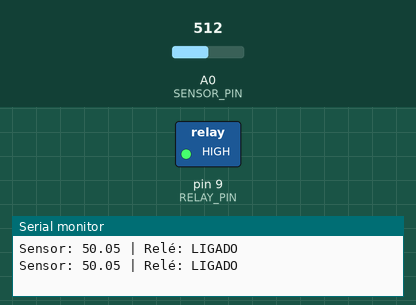
Recording of a sketch running on a simulated Arduino Uno, built for the host (arithmetic inside an expression is 32-bit, double 64-bit). Parts: switched loads named in the sketch (green lamp = pin HIGH), the last lines printed to the serial monitor. Inputs (shaded band) come from the test bench; at power-on: A0 (SENSOR_PIN) = 512. EEPROM starts erased.

Above: at 1.8 s.
1.9 s: A0 (SENSOR_PIN) set to 500
At 2.4 s:
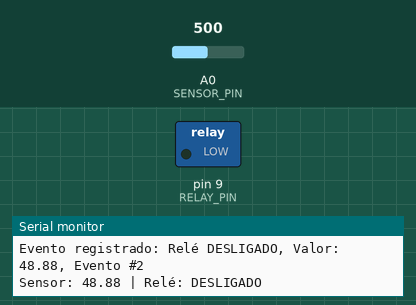
3.6 s: A0 (SENSOR_PIN) set to 716
At 5.0 s:
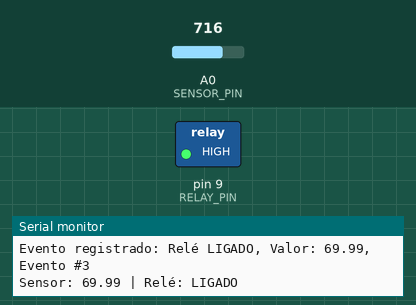
5.6 s: A0 (SENSOR_PIN) set to 511
At 6.7 s:
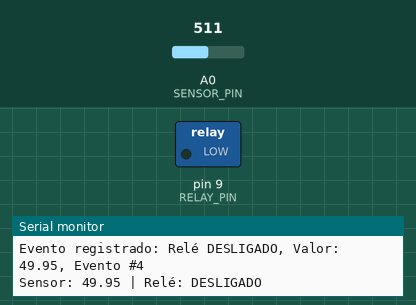
Timing chart, 0 to 8.6 s (numbered marks = the images above; inputs shaded):
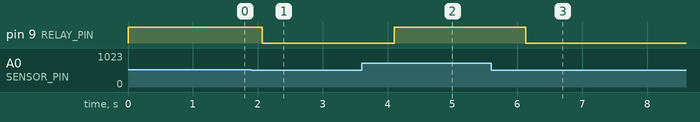

Measured:
- the behaviour switches between 512 and 511 on A0 (SENSOR_PIN) (found by bisection; images 0 and 1)
- after the input at 1.9 s, pin 9 (RELAY_PIN): HIGH → LOW after 0.17 s
- after the input at 3.6 s, pin 9 (RELAY_PIN): LOW → HIGH after 0.50 s
- after the input at 5.6 s, pin 9 (RELAY_PIN): HIGH → LOW after 0.53 s

The sketch:

T1_2_Registro_Eventos.ino
```cpp
// T1_2_Registro_Eventos.ino
// Função: Controle e Monitoramento
// Artifact ID: 06b2a889-babf-4272-a08e-406699ef7094
// Versão: v1.0.1
// Data: 2025-04-20
// Iteração: 34
// Requisitos: RC3.2 (Registro de Eventos)
// Descrição: Registra eventos (ex.: relé ligado/desligado) na EEPROM com base em sensor analógico, exibindo no Serial Monitor.
// Diretório: docs/V1.01/codes/Controle_e_Monitoramento/T1_2

#include <EEPROM.h>

#define SENSOR_PIN A0 // Pino analógico para simular sensor
#define RELAY_PIN 9 // Pino do relé
#define EEPROM_ADDRESS 0 // Endereço inicial na EEPROM
float threshold = 50.0; // Limite para evento
int eventCount = 0;
bool lastRelayState = false;

void setup() {
  Serial.begin(9600);
  while (!Serial) {
    ;
  }
  Serial.println("Teste T1.2 - Registro Eventos Iniciado");

  pinMode(RELAY_PIN, OUTPUT);
  digitalWrite(RELAY_PIN, LOW); // Relé inicialmente desligado
  EEPROM.begin(512); // Inicializa EEPROM com 512 bytes

  // Ler número de eventos salvos
  EEPROM.get(EEPROM_ADDRESS, eventCount);
  if (eventCount < 0 || eventCount > 50) eventCount = 0;
}

void loop() {
  int sensorValue = analogRead(SENSOR_PIN);
  float scaledValue = sensorValue * (100.0 / 1023.0); // Escala 0-100
  bool relayState = (scaledValue > threshold);
  digitalWrite(RELAY_PIN, relayState ? HIGH : LOW);

  if (relayState != lastRelayState && eventCount < 50) {
    int address = EEPROM_ADDRESS + sizeof(int) + eventCount * sizeof(float);
    EEPROM.put(address, scaledValue);
    eventCount++;
    EEPROM.put(EEPROM_ADDRESS, eventCount);
    EEPROM.commit();
    Serial.println("Evento registrado: Relé " + String(relayState ? "LIGADO" : "DESLIGADO") + ", Valor: " + String(scaledValue) + ", Evento #" + String(eventCount));
  }
  lastRelayState = relayState;

  Serial.print("Sensor: ");
  Serial.print(scaledValue);
  Serial.print(" | Relé: ");
  Serial.println(relayState ? "LIGADO" : "DESLIGADO");
  delay(1000);
}
```
